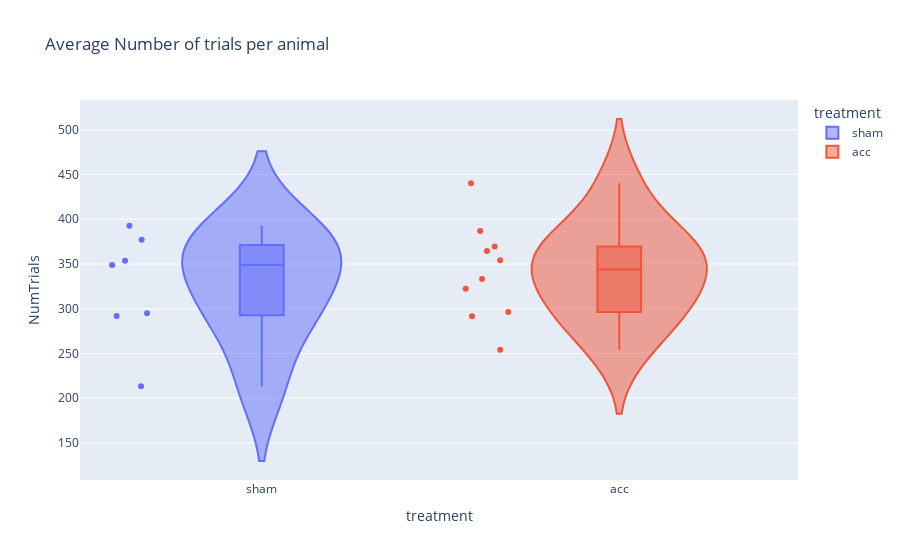

Write notebook code for a chart like this one.
### Markdown cell above
Plot a histogram for the number of trials in each session

### Code cell
num_trial = sdf_post.group_by(["animal_id", "treatment"]).agg(pl.mean("NumTrials"))

px.violin(
    num_trial,
    x="treatment",
    y="NumTrials",
    box=True,
    points="all",
    color="treatment",
    category_orders=cat,
    title="Average Number of trials per animal"
)

### Figure 1 — Plotly figure (JSON) as saved in the notebook; plotly's stock layout.template omitted (floating-point values rounded to 4 significant figures)
{"data": [{"alignmentgroup": "True", "box": {"visible": true}, "hovertemplate": "treatment=%{x}<br>NumTrials=%{y}<extra></extra>", "legendgroup": "sham", "marker": {"color": "#636efa"}, "name": "sham", "offsetgroup": "sham", "orientation": "v", "points": "all", "scalegroup": "True", "showlegend": true, "type": "violin", "x": ["sham", "sham", "sham", "sham", "sham", "sham", "sham"], "x0": " ", "xaxis": "x", "y": [377.0, 292.0, 353.7, 349.0, 295.0, 213.3, 392.7], "y0": " ", "yaxis": "y"}, {"alignmentgroup": "True", "box": {"visible": true}, "hovertemplate": "treatment=%{x}<br>NumTrials=%{y}<extra></extra>", "legendgroup": "acc", "marker": {"color": "#EF553B"}, "name": "acc", "offsetgroup": "acc", "orientation": "v", "points": "all", "scalegroup": "True", "showlegend": true, "type": "violin", "x": ["acc", "acc", "acc", "acc", "acc", "acc", "acc", "acc", "acc", "acc"], "x0": " ", "xaxis": "x", "y": [254.3, 322.3, 354.3, 333.3, 369.7, 387.0, 296.3, 364.7, 291.7, 440.3], "y0": " ", "yaxis": "y"}], "layout": {"legend": {"title": {"text": "treatment"}, "tracegroupgap": 0}, "title": {"text": "Average Number of trials per animal"}, "violinmode": "overlay", "xaxis": {"anchor": "y", "categoryarray": ["sham", "acc"], "categoryorder": "array", "domain": [0, 1], "title": {"text": "treatment"}}, "yaxis": {"anchor": "x", "domain": [0, 1], "title": {"text": "NumTrials"}}}}
